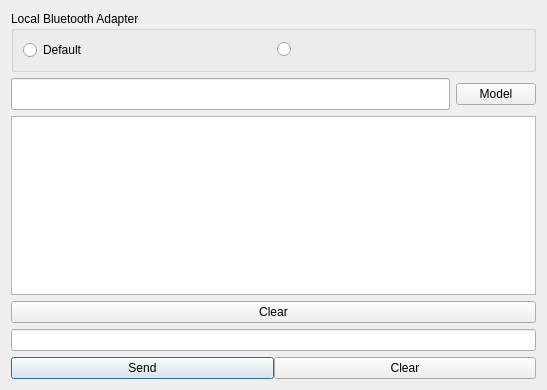
<?xml version="1.0" encoding="UTF-8"?>
<ui version="4.0">
 <class>Chat</class>
 <widget class="QDialog" name="Chat">
  <property name="geometry">
   <rect>
    <x>0</x>
    <y>0</y>
    <width>547</width>
    <height>390</height>
   </rect>
  </property>
  <property name="windowTitle">
   <string>Bluetooth Chat</string>
  </property>
  <layout class="QVBoxLayout" name="verticalLayout">
   <item>
    <widget class="QGroupBox" name="localAdapterBox">
     <property name="title">
      <string>Local Bluetooth Adapter</string>
     </property>
     <property name="checkable">
      <bool>false</bool>
     </property>
     <layout class="QHBoxLayout" name="horizontalLayout_3">
      <item>
       <widget class="QRadioButton" name="firstAdapter">
        <property name="text">
         <string>Default</string>
        </property>
       </widget>
      </item>
      <item>
       <widget class="QRadioButton" name="secondAdapter">
        <property name="text">
         <string/>
        </property>
       </widget>
      </item>
     </layout>
    </widget>
   </item>
   <item>
    <widget class="QWidget" name="widget" native="true">
     <layout class="QHBoxLayout" name="horizontalLayout_2">
      <property name="leftMargin">
       <number>0</number>
      </property>
      <property name="topMargin">
       <number>0</number>
      </property>
      <property name="rightMargin">
       <number>0</number>
      </property>
      <property name="bottomMargin">
       <number>0</number>
      </property>
      <item>
       <widget class="QLineEdit" name="showmodel">
        <property name="enabled">
         <bool>true</bool>
        </property>
        <property name="font">
         <font>
          <pointsize>15</pointsize>
          <weight>75</weight>
          <bold>true</bold>
         </font>
        </property>
        <property name="alignment">
         <set>Qt::AlignBottom|Qt::AlignHCenter</set>
        </property>
        <property name="readOnly">
         <bool>true</bool>
        </property>
       </widget>
      </item>
      <item>
       <widget class="QPushButton" name="modelButton">
        <property name="text">
         <string>Model</string>
        </property>
       </widget>
      </item>
     </layout>
    </widget>
   </item>
   <item>
    <widget class="QTextEdit" name="chat">
     <property name="focusPolicy">
      <enum>Qt::NoFocus</enum>
     </property>
    </widget>
   </item>
   <item>
    <widget class="QPushButton" name="clearchatButton">
     <property name="text">
      <string>Clear</string>
     </property>
    </widget>
   </item>
   <item>
    <widget class="QLineEdit" name="sendText">
     <property name="minimumSize">
      <size>
       <width>0</width>
       <height>0</height>
      </size>
     </property>
    </widget>
   </item>
   <item>
    <widget class="QWidget" name="widget_2" native="true">
     <layout class="QHBoxLayout" name="horizontalLayout_5">
      <property name="spacing">
       <number>0</number>
      </property>
      <property name="leftMargin">
       <number>0</number>
      </property>
      <property name="topMargin">
       <number>0</number>
      </property>
      <property name="rightMargin">
       <number>0</number>
      </property>
      <property name="bottomMargin">
       <number>0</number>
      </property>
      <item>
       <widget class="QPushButton" name="sendButton">
        <property name="text">
         <string>Send</string>
        </property>
        <property name="default">
         <bool>true</bool>
        </property>
       </widget>
      </item>
      <item>
       <widget class="QPushButton" name="clearsendButton">
        <property name="text">
         <string>Clear</string>
        </property>
       </widget>
      </item>
     </layout>
    </widget>
   </item>
  </layout>
 </widget>
 <resources/>
 <connections/>
</ui>
